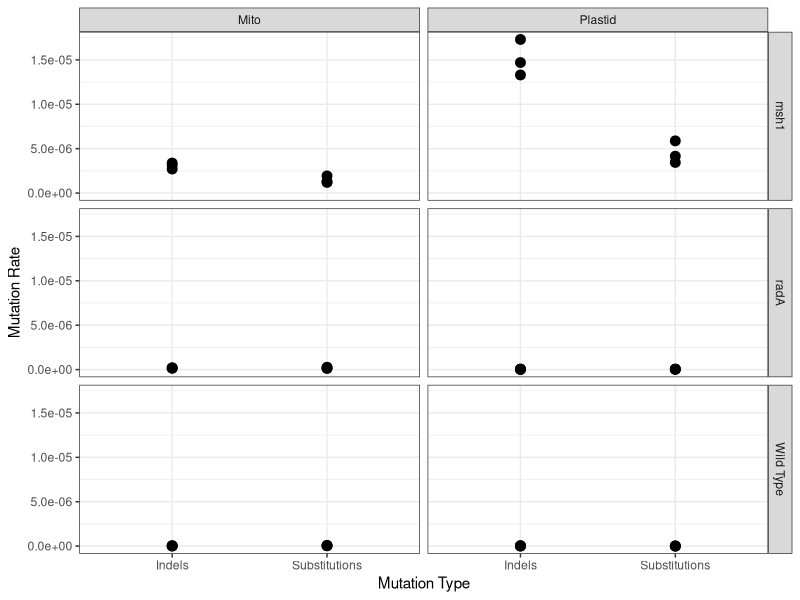
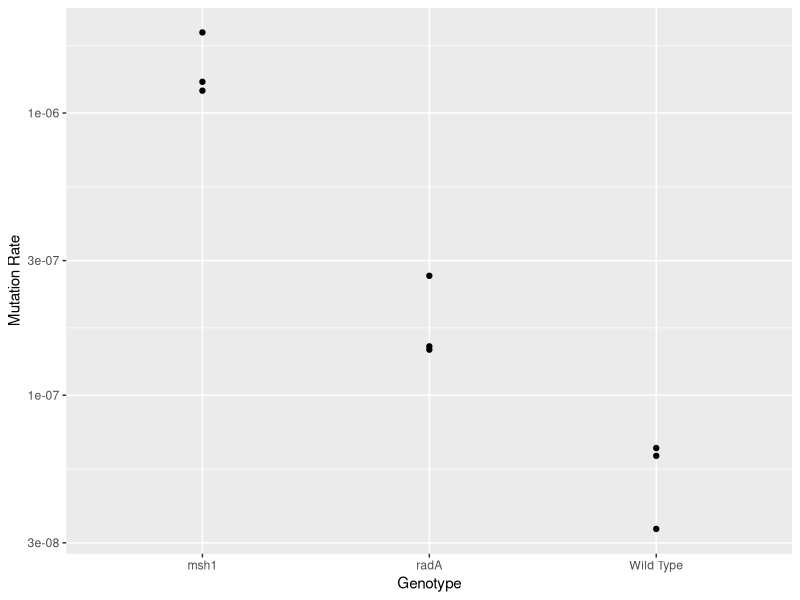
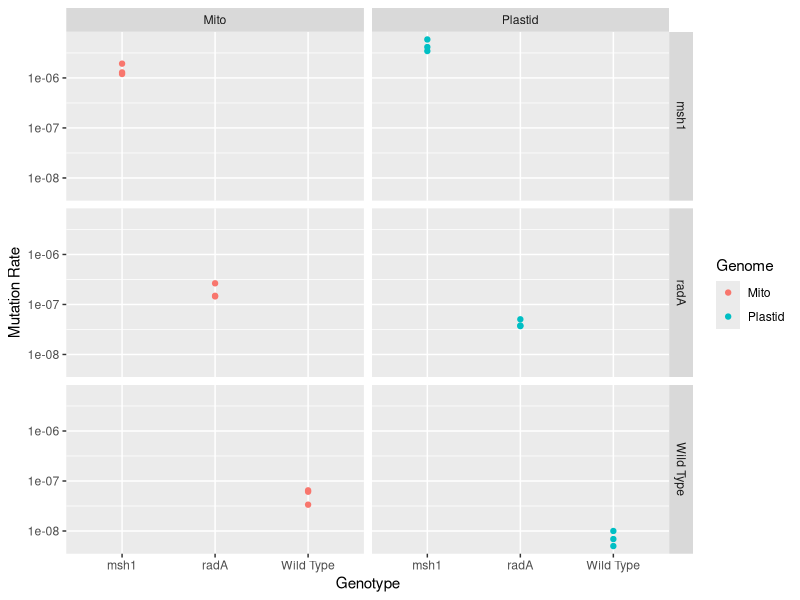
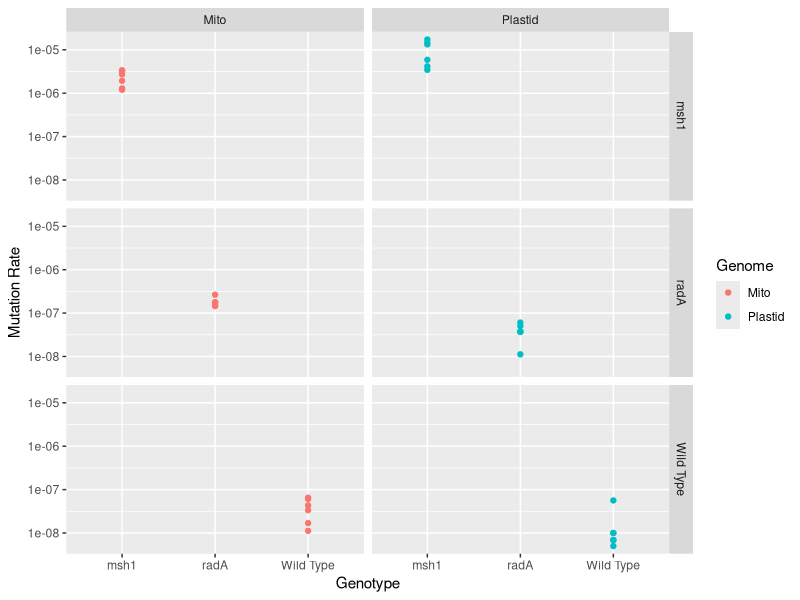
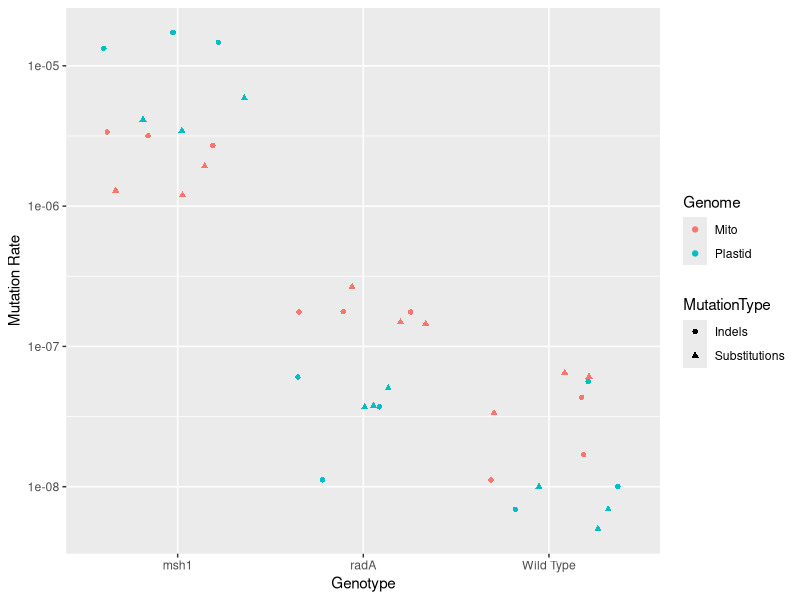
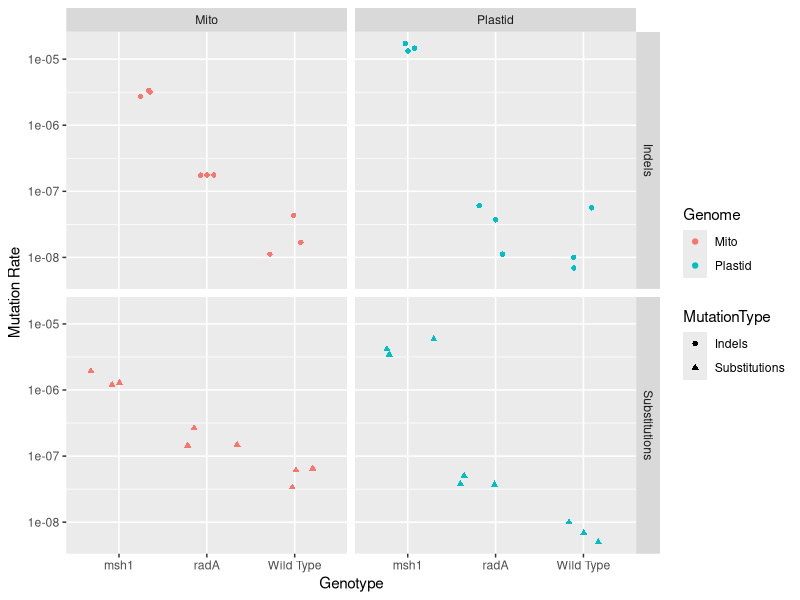

These figures' R source, in order:
# Load necessary libraries
library(ggplot2)
library(tidyverse)
library(viridis)

# Load the dataset
mutation_data <- read.delim("MutationRate.txt", header = TRUE)
str(mutation_data)

#Generating first plot using facets. Given two genomes (mito & plastid) it will be useful to visualize mutations rates separately for each. 
#We used the facets grid using facets_grid function to distribute Genotype and Genome in and rows/columns orientation. 
#We separated Mutation Type for each genome, and put mutation rate on the y-axis.

mutation_plot <- ggplot(data = mutation_data, aes(x = MutationType, y = MutationRate)) +
  geom_point(size = 3) + labs(x = "Mutation Type", y = "Mutation Rate") +  
  facet_grid(Genotype ~ Genome) + 
  theme_bw()  

# Print the plot
print(mutation_plot)



#The facet plotting looks good but its hard to tell which genotype has a higher mutation rate. 
#We tried with just the mito genome to start and filtered for substitutions indel type. 

submito = mutation_data %>% filter(MutationType == "Substitutions") %>% filter(Genome == "Mito")
ggplot (data=submito, aes(x=Genotype, y=MutationRate)) + geom_point()+ scale_color_viridis() + scale_y_log10() + 
  xlab("Genotype") + ylab("Mutation Rate")


#From the above plot, it is going to be better to visualize genotype on the x-axis.
#Now, lets get rid of the mito filtering so we can see both genomes, add the facets back in, and color based on genome.  

subs = mutation_data %>% filter(MutationType == "Substitutions")
ggplot (data=subs, aes(x=Genotype, y=MutationRate, color = Genome)) + geom_point() + 
  scale_y_log10() + xlab("Genotype") + ylab("Mutation Rate") + facet_grid (Genotype ~ Genome)

#That looks pretty good, but we somehow have the genotype on the x-axis and in the rows. 
#Lets go back to our original mutation_data and use the aesthetics function to incorporate both indels and substitutions. 

ggplot (data=mutation_data, aes(x=Genotype, y=MutationRate, color = Genome)) + geom_point() + 
  scale_y_log10() + xlab("Genotype") + ylab("Mutation Rate") + facet_grid (Genotype ~ Genome)

#Now lets see if we can add shape to the mutation type and use the facet function to distribute the indel type into rows and columns. 

ggplot (data=mutation_data, aes(x=Genotype, y=MutationRate, color = Genome, shape = MutationType)) + 
  geom_jitter() + scale_y_log10() + xlab("Genotype") + ylab("Mutation Rate") 

#Uh-oh! We have the faceted graph with indels and substitions and genotype on bottom but we lost our points! Lets add geom_jitter. 

ggplot (data=mutation_data, aes(x=Genotype, y=MutationRate, color = Genome, shape = MutationType)) + 
  geom_jitter() + scale_y_log10() + xlab("Genotype") + ylab("Mutation Rate") + 
  facet_grid (rows = vars(mutation_data$MutationType), cols = vars(mutation_data$Genome))

#That is better!




